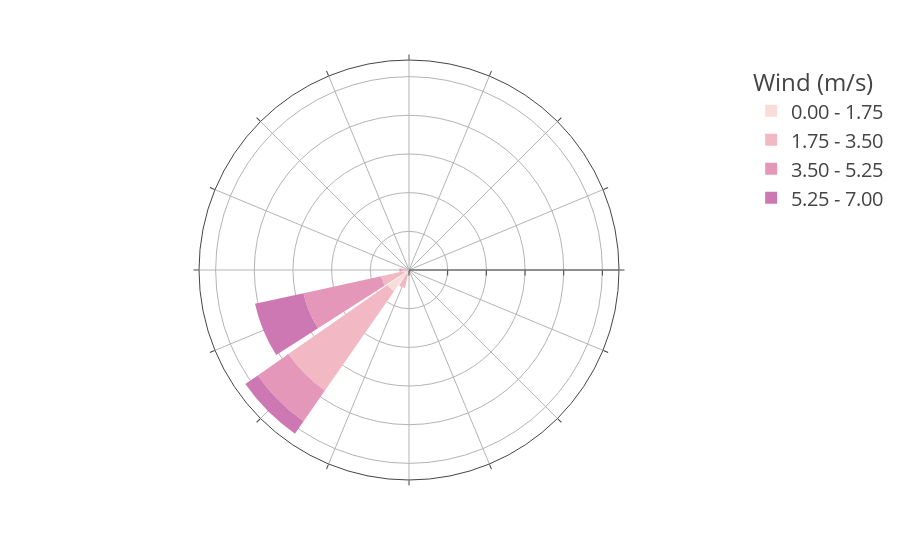

Notebook code cell kept with this figure:
### Code cell
winds=pd.DataFrame({'speed': mesh[0].flatten(), 'direction': mesh[1].flatten(), 'frequency': wind_new.flatten()})

fig = px.bar_polar(winds, r="frequency", theta="direction",
                   color="speed",template="none",
                   # color_continuous_scale= pt.colors.sequential.Blues,
                   color_discrete_sequence= pt.colors.sequential.Purpor,
                   labels={"speed": "Wind (m/s)"})
fig.update_layout(
    font_size=15,
    legend_font_size=20,
    polar_radialaxis_ticksuffix='%',
    plot_bgcolor = 'rgba(0, 0, 0, 0)',
    paper_bgcolor = 'rgba(0, 0, 0, 0)',
    polar_radialaxis={'showticklabels': False},
    # polar_angularaxis={'visible': False, 'showticklabels': False}
    polar_angularaxis={'showticklabels': False}
)
fig.show()
fig.write_image('winds_dec.png', scale=4)

### Figure 1 — Plotly figure (JSON) as saved in the notebook; plotly's stock layout.template omitted (floating-point values rounded to 4 significant figures)
{"data": [{"hovertemplate": "Wind (m/s)=0.00 - 1.75<br>frequency=%{r}<br>direction=%{theta}<extra></extra>", "legendgroup": "0.00 - 1.75", "marker": {"color": "rgb(249, 221, 218)", "pattern": {"shape": ""}}, "name": "0.00 - 1.75", "r": [0, 0, 0, 0, 0, 0, 0, 0, 0.3221, 1.243, 6.811, 1.473, 0.1381, 0, 0, 0], "showlegend": true, "subplot": "polar", "theta": ["N", "NNE", "NE", "ENE", "E", "ESE", "SE", "SSE", "S", "SSW", "SW", "WSW", "W", "WNW", "NW", "NNW"], "type": "barpolar"}, {"hovertemplate": "Wind (m/s)=1.75 - 3.50<br>frequency=%{r}<br>direction=%{theta}<extra></extra>", "legendgroup": "1.75 - 3.50", "marker": {"color": "rgb(242, 185, 196)", "pattern": {"shape": ""}}, "name": "1.75 - 3.50", "r": [0, 0, 0, 0, 0, 0, 0, 0, 0.04602, 3.543, 31.2, 5.936, 1.749, 0, 0, 0], "showlegend": true, "subplot": "polar", "theta": ["N", "NNE", "NE", "ENE", "E", "ESE", "SE", "SSE", "S", "SSW", "SW", "WSW", "W", "WNW", "NW", "NNW"], "type": "barpolar"}, {"hovertemplate": "Wind (m/s)=3.50 - 5.25<br>frequency=%{r}<br>direction=%{theta}<extra></extra>", "legendgroup": "3.50 - 5.25", "marker": {"color": "rgb(229, 151, 185)", "pattern": {"shape": ""}}, "name": "3.50 - 5.25", "r": [0, 0, 0, 0, 0, 0, 0, 0, 0, 0, 9.664, 20.52, 0.5983, 0, 0, 0], "showlegend": true, "subplot": "polar", "theta": ["N", "NNE", "NE", "ENE", "E", "ESE", "SE", "SSE", "S", "SSW", "SW", "WSW", "W", "WNW", "NW", "NNW"], "type": "barpolar"}, {"hovertemplate": "Wind (m/s)=5.25 - 7.00<br>frequency=%{r}<br>direction=%{theta}<extra></extra>", "legendgroup": "5.25 - 7.00", "marker": {"color": "rgb(206, 120, 179)", "pattern": {"shape": ""}}, "name": "5.25 - 7.00", "r": [0, 0, 0, 0, 0, 0, 0, 0, 0, 0, 3.912, 12.84, 0, 0, 0, 0], "showlegend": true, "subplot": "polar", "theta": ["N", "NNE", "NE", "ENE", "E", "ESE", "SE", "SSE", "S", "SSW", "SW", "WSW", "W", "WNW", "NW", "NNW"], "type": "barpolar"}], "layout": {"barmode": "relative", "font": {"size": 15}, "legend": {"font": {"size": 20}, "title": {"text": "Wind (m/s)"}, "tracegroupgap": 0}, "margin": {"t": 60}, "paper_bgcolor": "rgba(0, 0, 0, 0)", "plot_bgcolor": "rgba(0, 0, 0, 0)", "polar": {"angularaxis": {"direction": "clockwise", "rotation": 90, "showticklabels": false}, "domain": {"x": [0, 1], "y": [0, 1]}, "radialaxis": {"showticklabels": false, "ticksuffix": "%"}}}}
